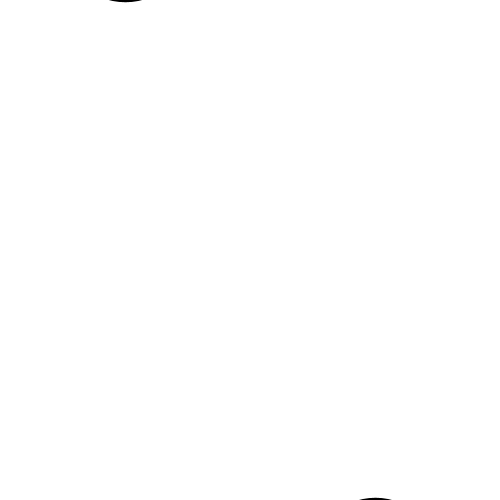
Frame 1 (no input)
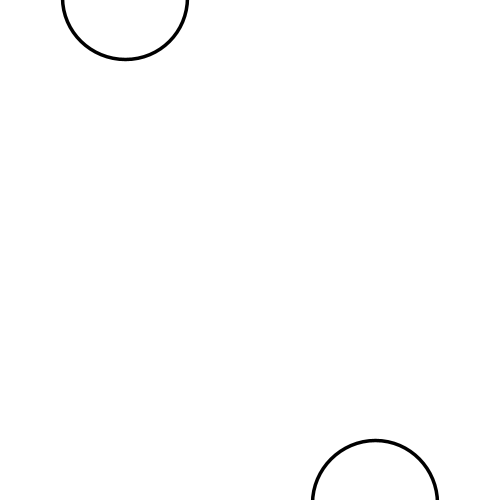
Frame 60 (the mouse pressed at the canvas centre just before this capture)
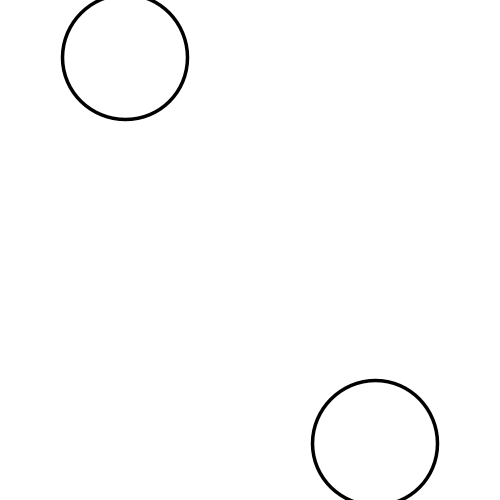
Frame 120 (the mouse held since frame 60 and released just before this capture)

The Processing sketch that drew these frames (run headless with seeded random() and noise(); from frame 60 on, the mouse is pressed at the canvas centre):

// Processing sketch: Animation_Circle_6
// ── Animation_Circle_6.pde
//Eric Li
//Animation 6
//Thursday Feb 19 2026

int y;
int z;

void setup() {
  size(500,500);
  y=-62;
  z=562;
}

void draw() {
  background(255);
  strokeWeight(3.5);
  circle(125,y,125);
  circle(375,z,125);
  y=y+1;
  z=z-1;
  if (y>563) {
    y=-62;
  }
  if (z<-62) {
    z=562;
  }
}
